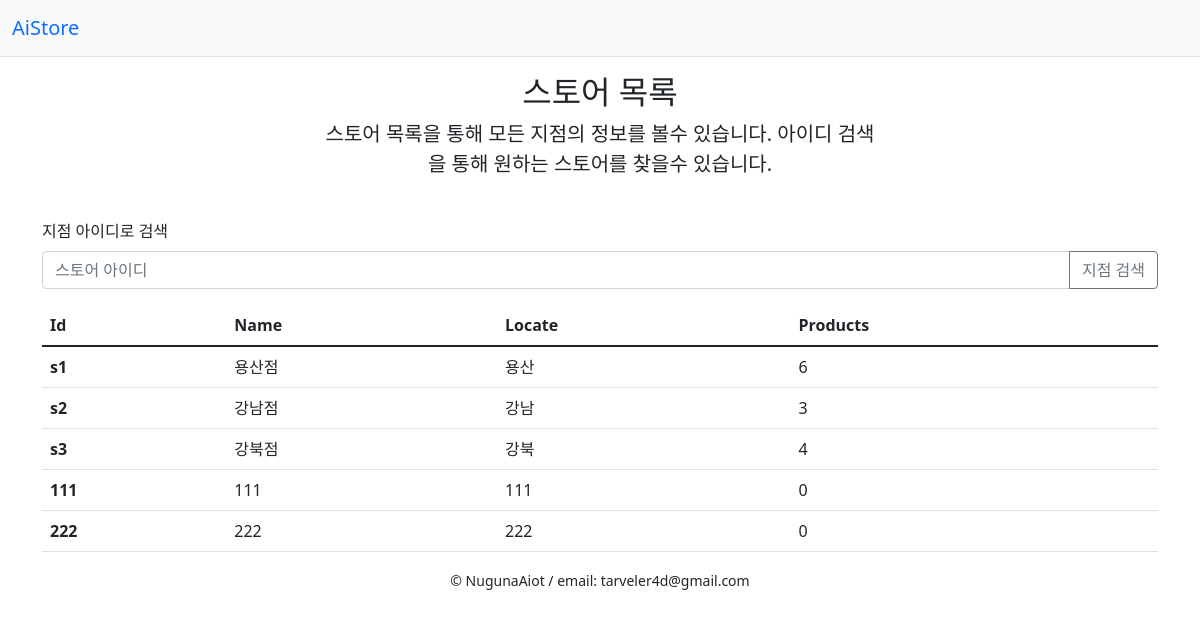
/stores, run on the app's committed database.
### aistoremodel.py (models this page shows, shortened)
class AiStore(Base):
    __tablename__ = 'stores'
    __table_args__ = {'extend_existing': True}
    s_id = Column(String(20), primary_key=True) # 문자열(20), 주키 설정 하여 컬럼 생성
    name = Column(String(20))
    locate = Column(String(30))
    password =Column(
        PasswordType(schemes=["pbkdf2_sha512", "md5_crypt"], #sha512로 암호화
        deprecated=["md5_crypt"]),#비교시 md5로
    )
    products_num = Column(Integer)# 숫자형 컬럼 생성

### app.py (the view)
@app.route("/stores", methods=['POST', 'GET'])
def stores():
    if request.method == 'POST':
        s_id = request.form['sId']
        return render_template('stores.html', stores = show_list(s_id))
    return render_template('stores.html', stores = show_list())

### aistoremodel.py (called while the page is built)
def show_list(s_id = None):
    if s_id is None:
        stores=[]
        aq= AiStore.query.all()
        for s in aq:
            stores.append({'s_id':s.s_id,'name':s.name,'locate':s.locate,'products_num':s.products_num})
        return stores
    else:
        stores=[]
        aq=AiStore.query.filter(AiStore.s_id==s_id)
        for s in aq:
            stores.append({'s_id': s.s_id, 'name': s.name, 'locate': s.locate, 'products_num': s.products_num})
        return stores

### app.py (called while the page is built)
@app.before_request
def before_request():
    session.permanent = True
    app.permanent_session_lifetime = datetime.timedelta(minutes=5)
    session.modified = True

@app.teardown_request
def shutdown_session(exception=None):
    db_session.remove()

### templates/stores.html
{% extends 'base.html' %}
{% block content %}
    <div class="py-3 text-center">
        <div class="col-lg-6 mx-auto">
            <h2>스토어 목록</h2>
            <p class="lead mb-4">스토어 목록을 통해 모든 지점의 정보를 볼수 있습니다. 아이디 검색을 통해 원하는 스토어를 찾을수 있습니다.</p>
        </div>
    </div>
    <form class="form-inline" action="/stores" method="post">
        <div class="mb-3">
            <label for="sId" class="form-label">지점 아이디로 검색</label>
            <div class="input-group">
                <input type="text" class="form-control" id="sId" name ="sId"  placeholder="스토어 아이디">
                <button type="submit" class="btn btn-outline-secondary">지점 검색</button>
            </div>
        </div>
    </form>
    <table class="table">
        <thead>
            <tr>
                <th scope="col">Id</th>
                <th scope="col">Name</th>
                <th scope="col">Locate</th>
                <th scope="col">Products</th>
            </tr>
        </thead>
        <tbody>
        {% for s in stores %}
            <tr>
                <th scope="row">{{ s.s_id }}</th>
                <td>{{ s.name }}</td>
                <td>{{ s.locate }}</td>
                <td>{{ s.products_num }}</td>
            </tr>
        {% endfor %}
        </tbody>
    </table>
{% endblock %}

### templates/base.html (shortened to what this page needs)
<!DOCTYPE html>
<html lang="en">
<head>
    <link href="https://cdn.jsdelivr.net/npm/bootstrap@5.1.3/dist/css/bootstrap.min.css" rel="stylesheet">
</head>
<body>
    <nav class="navbar bg-light border-bottom">
        <div class="container-fluid">
            <a class="navbar-brand bg-" href="/">AiStore</a>
        </div>
    </nav>
    <div class="container">
        {% block content %}{% endblock %}
    </div>
    <footer class="text-center">
        {% block footer %}
            <small> &copy; NugunaAiot / <a title="Written by traveler4d">email: tarveler4d@gmail.com</a>
            </small>
        {% endblock %}
    </footer>
</body>
</html>

### data on the page
AiStore: s_id "s1", name "용산점", locate "용산", products_num "6"
AiStore: s_id "s2", name "강남점", locate "강남", products_num "3"
AiStore: s_id "s3", name "강북점", locate "강북", products_num "4"
AiStore: s_id "111", name "111", locate "111", products_num "0"
AiStore: s_id "222", name "222", locate "222", products_num "0"
